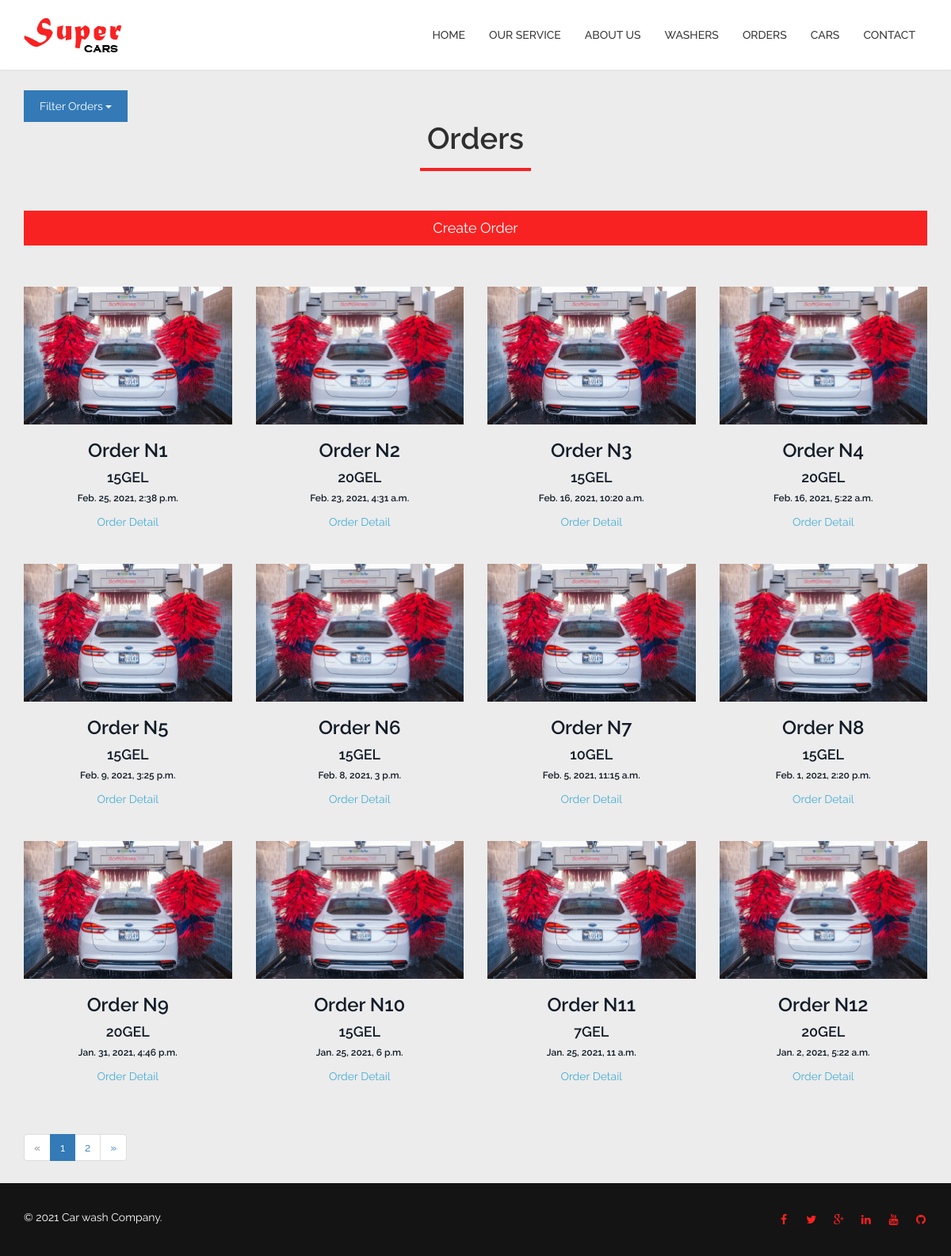
The page /orders on the database its author committed.
### serviceapp/models.py (models this page shows, shortened)
class Order(models.Model):
    car = models.ForeignKey(
        to='serviceapp.Car',
        on_delete=models.CASCADE,
        related_name='order')
    booth = models.ForeignKey(to='serviceapp.Booth', on_delete=models.PROTECT, related_name='order')
    start_date = models.DateTimeField(verbose_name=_('Scheduled time'))
    end_date = models.DateTimeField(verbose_name=_('End time'), null=True, blank=True)
    wash_type = models.ForeignKey(
        to='serviceapp.WashType',
        related_name='orders',
        on_delete=models.PROTECT,
    )
    note = models.TextField(null=True, blank=True, verbose_name=_('Note'))
    coupon = models.ForeignKey(
        to='serviceapp.Coupon', related_name='orders',
        on_delete=models.PROTECT,
        null=True, blank=True,
    )
    employee = models.ForeignKey(
        to='user.User',
        on_delete=models.SET_NULL,
        null=True,
        related_name='order')
    price = models.IntegerField()
    created_date = models.DateTimeField(auto_now_add=True)
    class Meta:
        verbose_name = _('Order')
        verbose_name_plural = _('Orders')

### serviceapp/views.py (the view)
# urls.py: path('orders', orders_list, name='orders'),
def orders_list(request: WSGIRequest) -> HttpResponse:
    finish_filter = request.GET.get('finished', None)
    page = request.GET.get('page', 1)
    orders: Order = Order.objects.filter().order_by('-start_date').all()
    if finish_filter:
        orders: Order = Order.objects.filter(end_date__isnull=finish_filter).order_by('-start_date').all()
    paginator = Paginator(orders, 12)
    orders = paginator.page(page)
    return render(request, 'pages/orders.html', context={'orders': orders})

### templates/pages/orders.html (shortened to what this page needs)
{% extends 'layout.html' %}
{% load static %}
{% block content %}
    <section id="orders">
        <div class="container">
            <div class="dropdown">
                <br>
                <button class="btn btn-primary dropdown-toggle" type="button" data-toggle="dropdown">Filter Orders
                    <span class="caret"></span></button>
            </div>
            <div class="section-header">
                <h2 class="section-title text-center wow fadeInDown">Orders</h2>
            </div>
            <a href="{% url 'wash:create_order' %}" class="btn btn-primary btn-lg btn-block background-red">Create
                Order</a>
            <br>
            <br>
            <div class="row">
                {% for order in orders %}
                    <div class="col-md-3 col-sm-6 card-margin">
                        <a href='{% url 'wash:order_detail' order.id %}'>
                            <div class="wow fadeInUp" data-wow-duration="400ms" data-wow-delay="0ms">
                                <div class="team-img">
                                    <img class="img-responsive"
                                         src="{% static 'serviceapp/images/prettyPhoto/order.jpeg' %}"
                                         alt="">
                                </div>
                                <div class="text-center">
                                    <h3>Order N{{ forloop.counter }}</h3>
                                    <h4>{{ order.price }}GEL</h4>
                                    <h6>{{ order.start_date }}</h6>
                                    <span>Order Detail</span>
                                </div>
                            </div>
                        </a>
                    </div>
                {% endfor %}
            </div>
            {% if orders.has_other_pages %}
                <ul class="pagination">
                    {% if orders.has_previous %}
                        <li><a href="?page={{ orders.previous_page_number }}">&laquo;</a></li>
                    {% else %}
                        <li class="disabled"><span>&laquo;</span></li>
                    {% endif %}
                    {% for i in orders.paginator.page_range %}
                        {% if orders.number == i %}
                            <li class="active"><span>{{ i }} <span class="sr-only">(current)</span></span></li>
                        {% else %}
                            <li><a href="?page={{ i }}">{{ i }}</a></li>
                        {% endif %}
                    {% endfor %}
                    {% if orders.has_next %}
                        <li><a href="?page={{ orders.next_page_number }}">&raquo;</a></li>
                    {% else %}
                        <li class="disabled"><span>&raquo;</span></li>
                    {% endif %}
                </ul>
            {% endif %}
        </div>
    </section>
{% endblock %}

### car_wash/static/serviceapp/css/forms.css (style rules this page uses)
h1, h2, h3, h4, h5, h6 { margin: 0px; }
ul, li { margin: 0px; list-style-type: none; }
button { outline: none !important; border: none; background: transparent; }
.container { max-width: 1200px; }

### car_wash/static/serviceapp/css/styles.css (style rules this page uses)
body { padding-top: 88px; font-family: 'Raleway', sans-serif; font-weight: 400; color: #353535; line-height: 26px; background: #ececec; }
h1, h2, h3, h4, h5, h6 { font-weight: 600; font-family: 'Raleway', sans-serif; color: #121D29; }
a { color: #45aed6; -webkit-transition: color 400ms, background-color 400ms; -moz-transition: color 400ms, background-color 400ms; -o-transition: color 400ms, background-color 400ms; transition: color 400ms, background-color 400ms; }
.section-header { margin-bottom: 50px; }
.section-header .section-title { font-size: 38px; color: #2f2f2f; position: relative; padding-bottom: 20px; margin: 0 0 20px; }
.section-header .section-title:before { content: ""; position: absolute; width: 140px; bottom: 0; left: 50%; margin-left: -70px; height: 4px; background: #f92222; }
.btn { border-width: 0; border-radius: 0; }
.btn.btn-primary { color: #FFFFFF; padding: 10px 20px; }
img.img-responsive { display: inline-block; }
.card-margin { margin-bottom: 40px; }
.background-red { background: #f92222; }

### rows shown on the page
Order: price "15", start_date "Feb. 25, 2021, 2:38 p.m."
Order: price "20", start_date "Feb. 23, 2021, 4:31 a.m."
Order: price "15", start_date "Feb. 16, 2021, 10:20 a.m."
Order: price "20", start_date "Feb. 16, 2021, 5:22 a.m."
Order: price "15", start_date "Feb. 9, 2021, 3:25 p.m."
Order: price "15", start_date "Feb. 8, 2021, 3 p.m."
Order: price "10", start_date "Feb. 5, 2021, 11:15 a.m."
Order: price "15", start_date "Feb. 1, 2021, 2:20 p.m."
Order: price "20", start_date "Jan. 31, 2021, 4:46 p.m."
Order: price "15", start_date "Jan. 25, 2021, 6 p.m."
Order: price "7", start_date "Jan. 25, 2021, 11 a.m."
Order: price "20", start_date "Jan. 2, 2021, 5:22 a.m."

### other values the page prints
{{ i }} "1"
{{ i }} "2"
